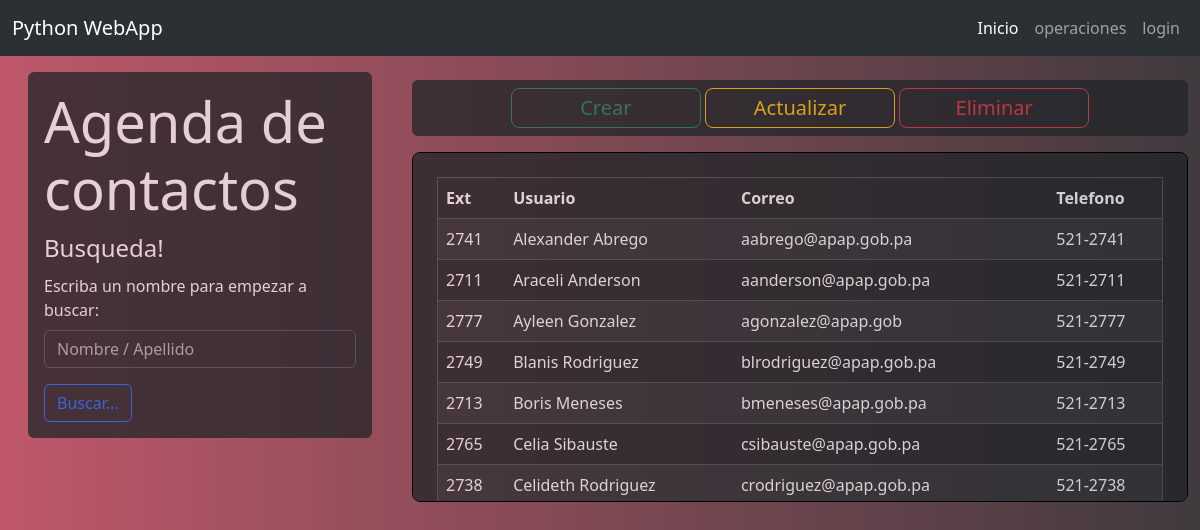
Before: / with the older database file.
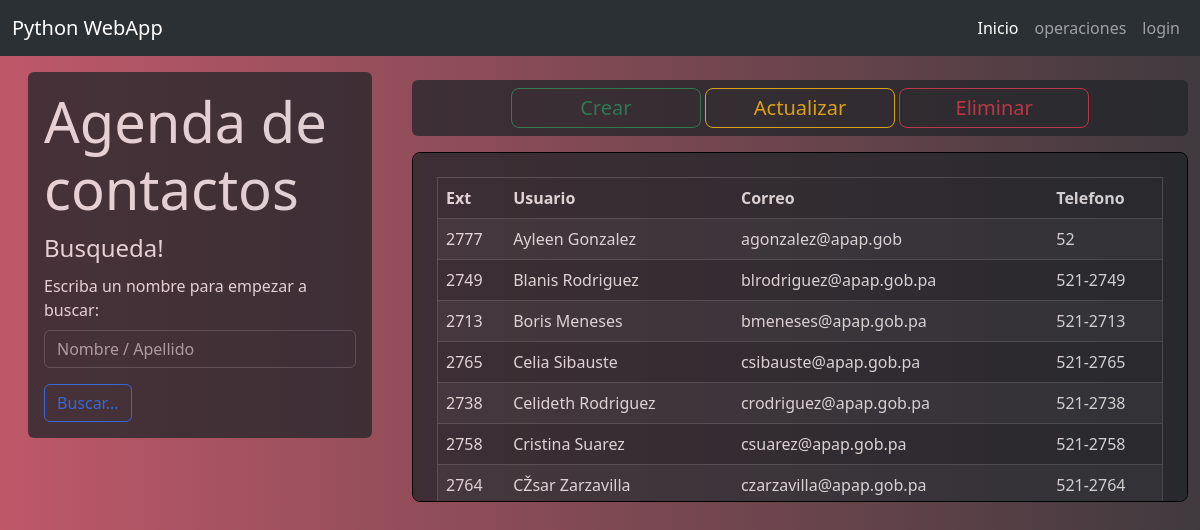
After: the same page with the newer database file.
### tables this page shows
CREATE TABLE contacts(
            ext integer primary key, 
            user text not null,
            mail text not null,
            phone text);

### app.py (the view)
@app.route('/')
def index():
    query = request.args.get('query','')
    if query:
        frontquery=db.search_data(query)
    else:
        frontquery=db.query()
    return render_template('index.html', frontquery=frontquery)

### db.py (called while the page is built)
def get_conn():
    return sqlite3.connect(db)

def query():
    with get_conn() as con:
        cur = con.cursor()
        cur.execute("Select * from contacts order by user asc")
        total = cur.fetchall()
    return total

### templates/index.html
{%extends "layout.html"%}
{%block content%}
  <div class="row">
    <div class="col-md-4">
<div class="bg-dark text-light py-3 px-3 box rounded-2 m-3 opacity-75" data-bs-theme="dark">
    <h1 class="display-4">Agenda de contactos</h1>
    <form class="d-flex" role="search" method="GET" action="/">
        <fieldset>
          <legend>Busqueda!</legend>
          <div class="mb-3">
            <label for="TextInput" class="form-label">Escriba un nombre para empezar a buscar:</label>
            <input type="search" name="query" id="TextInput" class="form-control me-2" placeholder="Nombre / Apellido">
          </div>
          <button type="submit" class="btn btn-outline-primary">Buscar...</button>
        </fieldset>
      </form>
  </div>
</div>
<div class="col-md-8">
  <div class="bg-dark py-2 px-2 btn-group-lg mt-4 box rounded-2 opacity-75" data-bs-theme="dark" role="group" style="text-align:center" aria-label="Basic mixed styles example">
    <a type="button" class="btn btn-outline-success py-1 px-1 col-3" href="{{url_for('insert')}}">Crear</a>
    <a type="button" class="btn btn-outline-warning py-1 px-1 col-3" href="{{url_for('update')}}">Actualizar</a>
    <a type="button" class="btn btn-outline-danger py-1 px-1 col-3" href="{{url_for('delete')}}">Eliminar</a>
  </div>
<div class="scrollable-table">
  <div class="bg-dark py-4 px-4 text-bg-dark rounded-2 opacity-75">
      <table border="1" class="table table-striped table-dark table-hover">
          <thead>
              <tr>
                  <th>Ext</th>
                  <th>Usuario</th>
                  <th>Correo</th>
                  <th>Telefono</th>
              </tr>
          </thead>
          <tbody style="text-align:left">
              {% for row in frontquery %}
                  <tr>
                      <td scope="row">{{ row[0] }}</td>
                      <td scope="row">{{ row[1] }}</td>
                      <td scope="row">{{ row[2] }}</td>
                      <td scope="row">{{ row[3] }}</td>
                  </tr>
              {% endfor %}
          </tbody>
      </table>
      <br>
      <br>
   </div>
  </div>
 </div>
</div>
{%endblock%}

### templates/layout.html (shortened to what this page needs)
<!DOCTYPE html>
<html lang="en">
<head>
    <link rel="stylesheet" href="{{ url_for('static',filename='bootstrap.min.css')}}">
    <link rel="stylesheet" href="{{ url_for('static',filename='main.css')}}">
</head>
<body>
  <nav class="navbar navbar-expand-lg bg-body-tertiary opacity-100" data-bs-theme="dark">
    <div class="container-fluid">
      <a class="navbar-brand" href="/">Python WebApp</a>
      <div class="collapse navbar-collapse" id="navbarNavDropdown">
        <ul class="navbar-nav ms-auto mb-2 mb-lg-0">
          <li class="nav-item">
            <a class="nav-link active" aria-current="page" href="/">Inicio</a>
          </li>
          <li class="nav-item">
            <a class="nav-link" href="{{url_for('test1')}}">operaciones</a>
          </li>
          <li class="nav-item">
            <a class="nav-link" href="{{url_for('login')}}">login</a>
          </li>
            </ul>
      </div>
    </div>
  </nav>
    <div class="container-fluid">
      {%block content%}
      {%endblock%}
    </div>
</body>
</html>

### static/main.css (style rules this page uses)
body { background: #403A3E; background: -webkit-linear-gradient(to right, #BE5869, #403A3E); background: linear-gradient(to right, #BE5869, #403A3E); }
.scrollable-table { height: 350px; overflow-y: auto; margin-top: 16px; border-radius: 0.5rem; border: 1px solid #000000; scrollbar-width: thin; scrollbar-color: transparent transparent; }

Changed rows visible on the page:
removed contacts: ext "2741", user "Alexander Abrego", mail "aabrego@apap.gob.pa", phone "521-2741"
removed contacts: ext "2711", user "Araceli Anderson", mail "aanderson@apap.gob.pa", phone "521-2711"
changed contacts "Ayleen Gonzalez": phone "521-2777" → "52"
now on this page (row unchanged): contacts: ext "2758", user "Cristina Suarez", mail "csuarez@apap.gob.pa", phone "521-2758"
now on this page (row unchanged): contacts: ext "2764", user "CŽsar Zarzavilla", mail "czarzavilla@apap.gob.pa", phone "521-2764"
